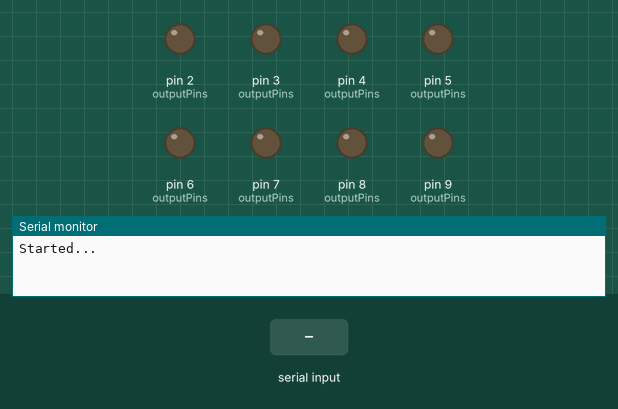
Recording of a sketch running on a simulated Arduino Uno, built with avr-gcc and run on an emulated ATmega328P. Shown: output pins drawn as LEDs (lit = HIGH), the last lines printed to the serial monitor. Inputs (shaded band) come from the test bench.

Above: at 2.8 s.
2.9 s: "1" received over the second serial link
At 3.7 s:
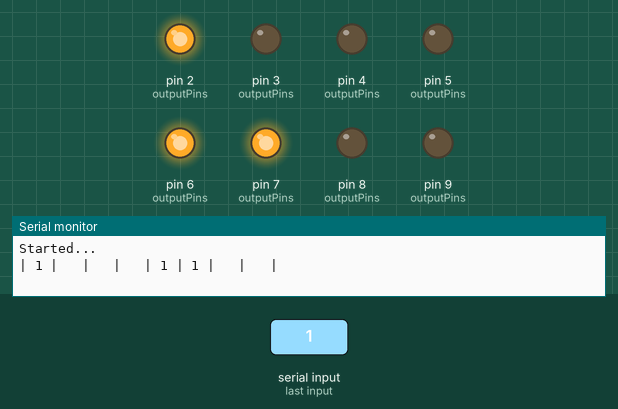
4.4 s: "0" received over the second serial link
At 4.8 s:
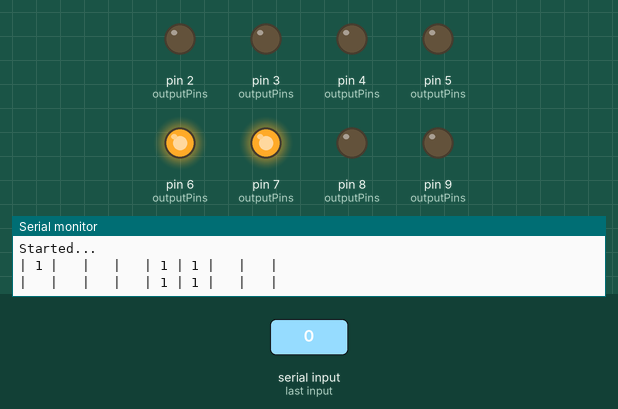
5.9 s: "2" received over the second serial link
At 7.1 s:
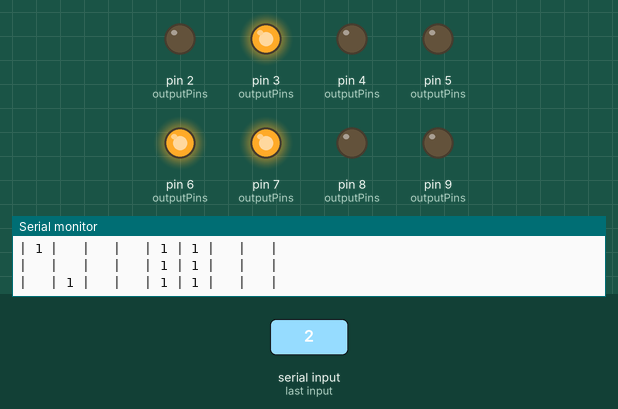
Timing chart, 0 to 12.4 s (numbered marks = the images above; inputs shaded):
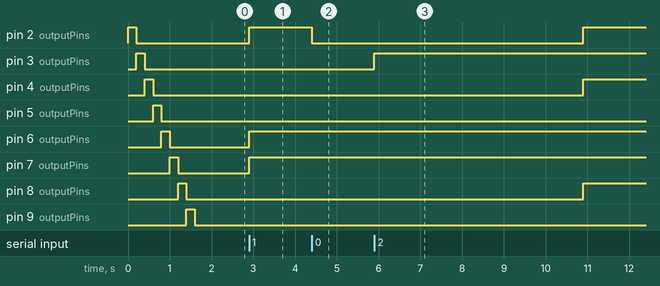

The sketch:

el_sequencer.ino
```cpp
// TODO: next time, I think we should just use the shield instead of having two MCUs

#include <SoftwareSerial.h>

// TODO: why didn't A6 and A7 work?
#define SEQUENCER_RX A4  // green connected to Teensy's TX (1)
#define SEQUENCER_TX A3  // yellow connected to Teensy's RX (0)
SoftwareSerial mySerial(SEQUENCER_RX, SEQUENCER_TX);

#define NUM_OUTPUTS 8  // 1-8
#define OUTPUT_A 2
#define OUTPUT_B 3
#define OUTPUT_C 4
#define OUTPUT_D 5
#define OUTPUT_E 6
#define OUTPUT_F 7
#define OUTPUT_G 8
#define OUTPUT_H 9
const int outputPins[NUM_OUTPUTS] = {OUTPUT_A, OUTPUT_B, OUTPUT_C, OUTPUT_D, OUTPUT_E, OUTPUT_F, OUTPUT_G, OUTPUT_H};

// data from the Teensy maps to the 8 outputs
unsigned char data = 0;

// track the millis() of when we last received a message over serial
unsigned long lastData = 0;

void setup() {
  Serial.begin(115200);

  mySerial.begin(9600);

  for (int i = 0; i < NUM_OUTPUTS; i++) {
    pinMode(outputPins[i], OUTPUT);

    // blink the wire once
    digitalWrite(outputPins[i], HIGH);
    delay(200);
    digitalWrite(outputPins[i], LOW);
  }

  Serial.println("Started...");
}

void loop() {
  if (mySerial.available()) {
    data = mySerial.read();

    lastData = millis();

    // turn the outputs on or off depending on the data received
    for (int i = 0; i < NUM_OUTPUTS; i++) {
      if (bitRead(data, i) == 1) {
        Serial.print("| 1 ");
        digitalWrite(outputPins[i], HIGH);
      } else {
        Serial.print("|   ");
        digitalWrite(outputPins[i], LOW);
      }
    }
    Serial.println("|");
  }

  if (millis() - lastData > 5000) {
    // it's been over 5 seconds and we haven't received any data, blink fun patterns
    while (1) {
      if (mySerial.available()) {
        // the serial connection has returned!
        // i doubt this will ever happen, but it doesn't really hurt to check
        break;
      }

      blinkPatterns();
    }
  }
}

void blinkPatterns() {
  Serial.println("| BLINKY |");

  // TODO: actually blink a cool pattern
  digitalWrite(outputPins[0], HIGH);
  digitalWrite(outputPins[2], HIGH);
  digitalWrite(outputPins[4], HIGH);
  digitalWrite(outputPins[6], HIGH);
  delay(1000);
}
```

Measured:
- after the input at 2.9 s, pin 2 (outputPins), pin 6 (outputPins), pin 7 (outputPins): LOW → HIGH at once
- after the input at 4.4 s, pin 2 (outputPins): HIGH → LOW at once
- after the input at 5.9 s, pin 2 (outputPins), pin 4 (outputPins), pin 8 (outputPins): LOW → HIGH after 5.0 s instead of 3.5 s; pin 3 (outputPins): LOW → HIGH at once
